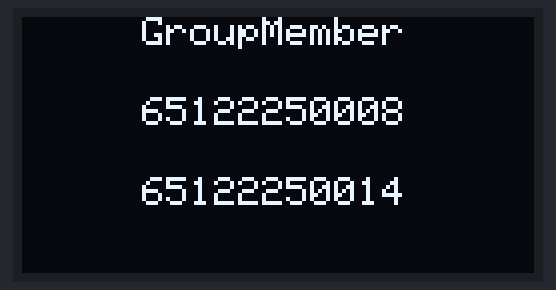
A sketch run on a simulated Arduino Uno, built with avr-gcc and run on an emulated ATmega328P. Shown: 128×64 one-colour display.

Above: at 0.1 s.

The sketch:

Lap4_5.ino
```cpp
#include <Wire.h>
#include <Adafruit_GFX.h>
#include <Adafruit_SSD1306.h>

#define SCREEN_WIDTH 128
#define SCREEN_HEIGHT 64
#define OLED_RESET -1

Adafruit_SSD1306 display(SCREEN_WIDTH, SCREEN_HEIGHT, &Wire, OLED_RESET);

void setup() {
  Serial.begin(115200);

  // ที่อยู่ของ I2C คือ 0x3C (แก้ไขจาก 0x30)
  if (!display.begin(SSD1306_SWITCHCAPVCC, 0x3C)) {
    Serial.println(F("SSD1306 allocation failed"));
    for (;;); // หยุดการทำงานถ้าจอไม่ตอบสนอง
  }

  display.clearDisplay();
  display.setTextSize(1.7);
  display.setTextColor(SSD1306_WHITE);

  display.setCursor(30, 0);
  display.println(F("GroupMember"));
  display.setCursor(30, 20);
  display.println(F("65122250008"));
  display.setCursor(30, 40);
  display.println(F("65122250014")); // รหัสนักศึกษา
  display.display();
}

void loop() {
  // เพิ่มโค้ดที่ต้องการให้ทำงานวนซ้ำ
  // เช่น การแสดงผลข้อมูล หรือการรับค่าจาก Sensor
}
```
